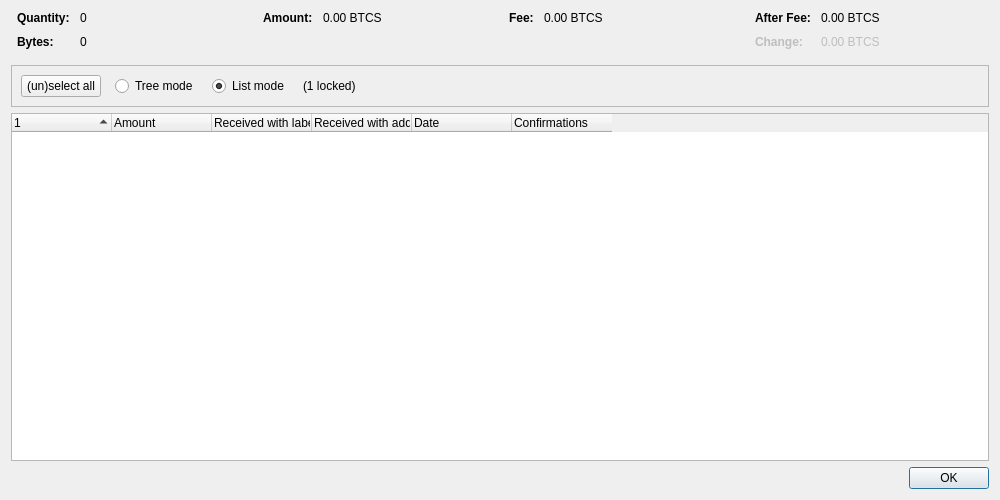
<?xml version="1.0" encoding="UTF-8"?>
<ui version="4.0">
 <class>CoinControlDialog</class>
 <widget class="QDialog" name="CoinControlDialog">
  <property name="geometry">
   <rect>
    <x>0</x>
    <y>0</y>
    <width>1000</width>
    <height>500</height>
   </rect>
  </property>
  <property name="windowTitle">
   <string>Coin Selection</string>
  </property>
  <layout class="QVBoxLayout" name="verticalLayout">
   <item>
    <layout class="QHBoxLayout" name="horizontalLayoutTop" stretch="0,0,0,0">
     <property name="topMargin">
      <number>0</number>
     </property>
     <property name="bottomMargin">
      <number>10</number>
     </property>
     <item>
      <layout class="QFormLayout" name="formLayoutCoinControl1">
       <property name="labelAlignment">
        <set>Qt::AlignLeft|Qt::AlignVCenter</set>
       </property>
       <property name="horizontalSpacing">
        <number>10</number>
       </property>
       <property name="verticalSpacing">
        <number>10</number>
       </property>
       <property name="leftMargin">
        <number>6</number>
       </property>
       <property name="rightMargin">
        <number>6</number>
       </property>
       <item row="0" column="0">
        <widget class="QLabel" name="labelCoinControlQuantityText">
         <property name="font">
          <font>
           <weight>75</weight>
           <bold>true</bold>
          </font>
         </property>
         <property name="text">
          <string>Quantity:</string>
         </property>
        </widget>
       </item>
       <item row="0" column="1">
        <widget class="QLabel" name="labelCoinControlQuantity">
         <property name="cursor">
          <cursorShape>IBeamCursor</cursorShape>
         </property>
         <property name="contextMenuPolicy">
          <enum>Qt::ActionsContextMenu</enum>
         </property>
         <property name="text">
          <string notr="true">0</string>
         </property>
         <property name="textInteractionFlags">
          <set>Qt::LinksAccessibleByMouse|Qt::TextSelectableByKeyboard|Qt::TextSelectableByMouse</set>
         </property>
        </widget>
       </item>
       <item row="1" column="0">
        <widget class="QLabel" name="labelCoinControlBytesText">
         <property name="font">
          <font>
           <weight>75</weight>
           <bold>true</bold>
          </font>
         </property>
         <property name="text">
          <string>Bytes:</string>
         </property>
        </widget>
       </item>
       <item row="1" column="1">
        <widget class="QLabel" name="labelCoinControlBytes">
         <property name="cursor">
          <cursorShape>IBeamCursor</cursorShape>
         </property>
         <property name="contextMenuPolicy">
          <enum>Qt::ActionsContextMenu</enum>
         </property>
         <property name="text">
          <string notr="true">0</string>
         </property>
         <property name="textInteractionFlags">
          <set>Qt::LinksAccessibleByMouse|Qt::TextSelectableByKeyboard|Qt::TextSelectableByMouse</set>
         </property>
        </widget>
       </item>
      </layout>
     </item>
     <item>
      <layout class="QFormLayout" name="formLayoutCoinControl2">
       <property name="horizontalSpacing">
        <number>10</number>
       </property>
       <property name="verticalSpacing">
        <number>10</number>
       </property>
       <property name="leftMargin">
        <number>6</number>
       </property>
       <property name="rightMargin">
        <number>6</number>
       </property>
       <item row="0" column="0">
        <widget class="QLabel" name="labelCoinControlAmountText">
         <property name="font">
          <font>
           <weight>75</weight>
           <bold>true</bold>
          </font>
         </property>
         <property name="text">
          <string>Amount:</string>
         </property>
        </widget>
       </item>
       <item row="0" column="1">
        <widget class="QLabel" name="labelCoinControlAmount">
         <property name="cursor">
          <cursorShape>IBeamCursor</cursorShape>
         </property>
         <property name="contextMenuPolicy">
          <enum>Qt::ActionsContextMenu</enum>
         </property>
         <property name="text">
          <string notr="true">0.00 BTCS</string>
         </property>
         <property name="textInteractionFlags">
          <set>Qt::LinksAccessibleByMouse|Qt::TextSelectableByKeyboard|Qt::TextSelectableByMouse</set>
         </property>
        </widget>
       </item>
      </layout>
     </item>
     <item>
      <layout class="QFormLayout" name="formLayoutCoinControl3">
       <property name="horizontalSpacing">
        <number>10</number>
       </property>
       <property name="verticalSpacing">
        <number>10</number>
       </property>
       <property name="leftMargin">
        <number>6</number>
       </property>
       <property name="rightMargin">
        <number>6</number>
       </property>
       <item row="0" column="0">
        <widget class="QLabel" name="labelCoinControlFeeText">
         <property name="font">
          <font>
           <weight>75</weight>
           <bold>true</bold>
          </font>
         </property>
         <property name="text">
          <string>Fee:</string>
         </property>
        </widget>
       </item>
       <item row="0" column="1">
        <widget class="QLabel" name="labelCoinControlFee">
         <property name="cursor">
          <cursorShape>IBeamCursor</cursorShape>
         </property>
         <property name="contextMenuPolicy">
          <enum>Qt::ActionsContextMenu</enum>
         </property>
         <property name="text">
          <string notr="true">0.00 BTCS</string>
         </property>
         <property name="textInteractionFlags">
          <set>Qt::LinksAccessibleByMouse|Qt::TextSelectableByKeyboard|Qt::TextSelectableByMouse</set>
         </property>
        </widget>
       </item>
      </layout>
     </item>
     <item>
      <layout class="QFormLayout" name="formLayoutCoinControl4">
       <property name="labelAlignment">
        <set>Qt::AlignLeft|Qt::AlignVCenter</set>
       </property>
       <property name="horizontalSpacing">
        <number>10</number>
       </property>
       <property name="verticalSpacing">
        <number>10</number>
       </property>
       <property name="leftMargin">
        <number>6</number>
       </property>
       <property name="rightMargin">
        <number>6</number>
       </property>
       <item row="0" column="0">
        <widget class="QLabel" name="labelCoinControlAfterFeeText">
         <property name="font">
          <font>
           <weight>75</weight>
           <bold>true</bold>
          </font>
         </property>
         <property name="text">
          <string>After Fee:</string>
         </property>
        </widget>
       </item>
       <item row="0" column="1">
        <widget class="QLabel" name="labelCoinControlAfterFee">
         <property name="cursor">
          <cursorShape>IBeamCursor</cursorShape>
         </property>
         <property name="contextMenuPolicy">
          <enum>Qt::ActionsContextMenu</enum>
         </property>
         <property name="text">
          <string notr="true">0.00 BTCS</string>
         </property>
         <property name="textInteractionFlags">
          <set>Qt::LinksAccessibleByMouse|Qt::TextSelectableByKeyboard|Qt::TextSelectableByMouse</set>
         </property>
        </widget>
       </item>
       <item row="1" column="0">
        <widget class="QLabel" name="labelCoinControlChangeText">
         <property name="enabled">
          <bool>false</bool>
         </property>
         <property name="font">
          <font>
           <weight>75</weight>
           <bold>true</bold>
          </font>
         </property>
         <property name="text">
          <string>Change:</string>
         </property>
        </widget>
       </item>
       <item row="1" column="1">
        <widget class="QLabel" name="labelCoinControlChange">
         <property name="enabled">
          <bool>false</bool>
         </property>
         <property name="cursor">
          <cursorShape>IBeamCursor</cursorShape>
         </property>
         <property name="contextMenuPolicy">
          <enum>Qt::ActionsContextMenu</enum>
         </property>
         <property name="text">
          <string notr="true">0.00 BTCS</string>
         </property>
         <property name="textInteractionFlags">
          <set>Qt::LinksAccessibleByMouse|Qt::TextSelectableByKeyboard|Qt::TextSelectableByMouse</set>
         </property>
        </widget>
       </item>
      </layout>
     </item>
    </layout>
   </item>
   <item>
    <widget class="QFrame" name="frame">
     <property name="minimumSize">
      <size>
       <width>0</width>
       <height>40</height>
      </size>
     </property>
     <property name="frameShape">
      <enum>QFrame::StyledPanel</enum>
     </property>
     <property name="frameShadow">
      <enum>QFrame::Sunken</enum>
     </property>
     <layout class="QHBoxLayout" name="horizontalLayout">
      <item>
       <layout class="QHBoxLayout" name="horizontalLayoutPanel" stretch="0,0,0,0,0">
        <property name="spacing">
         <number>14</number>
        </property>
        <item>
         <widget class="QPushButton" name="pushButtonSelectAll">
          <property name="sizePolicy">
           <sizepolicy hsizetype="Maximum" vsizetype="Fixed">
            <horstretch>0</horstretch>
            <verstretch>0</verstretch>
           </sizepolicy>
          </property>
          <property name="text">
           <string>(un)select all</string>
          </property>
          <property name="autoDefault">
           <bool>false</bool>
          </property>
         </widget>
        </item>
        <item>
         <widget class="QRadioButton" name="radioTreeMode">
          <property name="sizePolicy">
           <sizepolicy hsizetype="Maximum" vsizetype="Fixed">
            <horstretch>0</horstretch>
            <verstretch>0</verstretch>
           </sizepolicy>
          </property>
          <property name="text">
           <string>Tree mode</string>
          </property>
         </widget>
        </item>
        <item>
         <widget class="QRadioButton" name="radioListMode">
          <property name="sizePolicy">
           <sizepolicy hsizetype="Maximum" vsizetype="Fixed">
            <horstretch>0</horstretch>
            <verstretch>0</verstretch>
           </sizepolicy>
          </property>
          <property name="text">
           <string>List mode</string>
          </property>
          <property name="checked">
           <bool>true</bool>
          </property>
         </widget>
        </item>
        <item>
         <widget class="QLabel" name="labelLocked">
          <property name="text">
           <string notr="true">(1 locked)</string>
          </property>
         </widget>
        </item>
        <item>
         <spacer name="horizontalSpacer">
          <property name="orientation">
           <enum>Qt::Horizontal</enum>
          </property>
          <property name="sizeHint" stdset="0">
           <size>
            <width>40</width>
            <height>20</height>
           </size>
          </property>
         </spacer>
        </item>
       </layout>
      </item>
     </layout>
    </widget>
   </item>
   <item>
    <widget class="CoinControlTreeWidget" name="treeWidget">
     <property name="contextMenuPolicy">
      <enum>Qt::CustomContextMenu</enum>
     </property>
     <property name="sortingEnabled">
      <bool>false</bool>
     </property>
     <property name="columnCount">
      <number>6</number>
     </property>
     <attribute name="headerShowSortIndicator" stdset="0">
      <bool>true</bool>
     </attribute>
     <attribute name="headerStretchLastSection">
      <bool>false</bool>
     </attribute>
     <column>
      <property name="text">
       <string/>
      </property>
     </column>
     <column>
      <property name="text">
       <string>Amount</string>
      </property>
     </column>
     <column>
      <property name="text">
       <string>Received with label</string>
      </property>
     </column>
     <column>
      <property name="text">
       <string>Received with address</string>
      </property>
     </column>
     <column>
      <property name="text">
       <string>Date</string>
      </property>
     </column>
     <column>
      <property name="text">
       <string>Confirmations</string>
      </property>
      <property name="toolTip">
       <string>Confirmed</string>
      </property>
     </column>
     <column>
      <property name="text">
       <string/>
      </property>
     </column>
     <column>
      <property name="text">
       <string/>
      </property>
     </column>
     <column>
      <property name="text">
       <string/>
      </property>
     </column>
     <column>
      <property name="text">
       <string/>
      </property>
     </column>
    </widget>
   </item>
   <item>
    <widget class="QDialogButtonBox" name="buttonBox">
     <property name="orientation">
      <enum>Qt::Horizontal</enum>
     </property>
     <property name="standardButtons">
      <set>QDialogButtonBox::Ok</set>
     </property>
    </widget>
   </item>
  </layout>
 </widget>
 <customwidgets>
  <customwidget>
   <class>CoinControlTreeWidget</class>
   <extends>QTreeWidget</extends>
   <header>qt/coincontroltreewidget.h</header>
  </customwidget>
 </customwidgets>
 <resources/>
 <connections/>
</ui>
